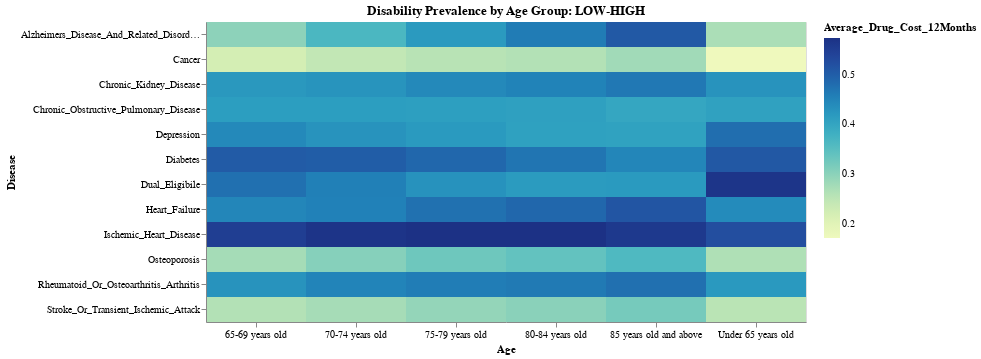

The notebook cell this image was saved under:
### Code cell
#Since 2 or more chronic conditions are prevalent, we would assume that there must be a correlation between the conditions but from the above correlation
#matrix it appears that is not the case

# Calculate the average drug cost for each disease by age group
average_costs = dataset_1.groupby('Age')[disease_columns].mean().reset_index().melt(id_vars='Age', var_name='Disease', value_name='Average_Drug_Cost_12Months')




heatmap = alt.Chart(average_costs).mark_rect().encode(
    x=alt.X('Age:N', axis=alt.Axis(labelAngle=0)),
    y='Disease:N',
    color='Average_Drug_Cost_12Months:Q',
    tooltip=['Age:N', 'Disease:N', 'Average_Drug_Cost_12Months:Q']
).properties(
    title='Disability Prevalence by Age Group: LOW-HIGH',
    width=600,
    height=300
)

heatmap

heatmap

### Figure 1 — Vega-Lite specification as saved in the notebook (floating-point values rounded to 4 significant figures)
{"config": {"view": {"continuousWidth": 400, "continuousHeight": 300}}, "data": {"name": "data-f6ad8c8399bb854ad6b5120d6bb2f193"}, "mark": "rect", "encoding": {"color": {"field": "Average_Drug_Cost_12Months", "type": "quantitative"}, "tooltip": [{"field": "Age", "type": "nominal"}, {"field": "Disease", "type": "nominal"}, {"field": "Average_Drug_Cost_12Months", "type": "quantitative"}], "x": {"axis": {"labelAngle": 0}, "field": "Age", "type": "nominal"}, "y": {"field": "Disease", "type": "nominal"}}, "height": 300, "title": "Disability Prevalence by Age Group: LOW-HIGH", "width": 600, "$schema": "https://vega.github.io/schema/vega-lite/v4.17.0.json", "datasets": {"data-f6ad8c8399bb854ad6b5120d6bb2f193": [{"Age": "65-69 years old", "Disease": "Alzheimers_Disease_And_Related_Disorders_Or_Senile_Dementia", "Average_Drug_Cost_12Months": 0.2985}, {"Age": "70-74 years old", "Disease": "Alzheimers_Disease_And_Related_Disorders_Or_Senile_Dementia", "Average_Drug_Cost_12Months": 0.3656}, {"Age": "75-79 years old", "Disease": "Alzheimers_Disease_And_Related_Disorders_Or_Senile_Dementia", "Average_Drug_Cost_12Months": 0.4181}, {"Age": "80-84 years old", "Disease": "Alzheimers_Disease_And_Related_Disorders_Or_Senile_Dementia", "Average_Drug_Cost_12Months": 0.4613}, {"Age": "85 years old and above", "Disease": "Alzheimers_Disease_And_Related_Disorders_Or_Senile_Dementia", "Average_Drug_Cost_12Months": 0.5078}, {"Age": "Under 65 years old", "Disease": "Alzheimers_Disease_And_Related_Disorders_Or_Senile_Dementia", "Average_Drug_Cost_12Months": 0.269}, {"Age": "65-69 years old", "Disease": "Cancer", "Average_Drug_Cost_12Months": 0.2211}, {"Age": "70-74 years old", "Disease": "Cancer", "Average_Drug_Cost_12Months": 0.2447}, {"Age": "75-79 years old", "Disease": "Cancer", "Average_Drug_Cost_12Months": 0.2562}, {"Age": "80-84 years old", "Disease": "Cancer", "Average_Drug_Cost_12Months": 0.2611}, {"Age": "85 years old and above", "Disease": "Cancer", "Average_Drug_Cost_12Months": 0.2786}, {"Age": "Under 65 years old", "Disease": "Cancer", "Average_Drug_Cost_12Months": 0.1709}, {"Age": "65-69 years old", "Disease": "Heart_Failure", "Average_Drug_Cost_12Months": 0.4468}, {"Age": "70-74 years old", "Disease": "Heart_Failure", "Average_Drug_Cost_12Months": 0.4541}, {"Age": "75-79 years old", "Disease": "Heart_Failure", "Average_Drug_Cost_12Months": 0.475}, {"Age": "80-84 years old", "Disease": "Heart_Failure", "Average_Drug_Cost_12Months": 0.4877}, {"Age": "85 years old and above", "Disease": "Heart_Failure", "Average_Drug_Cost_12Months": 0.5132}, {"Age": "Under 65 years old", "Disease": "Heart_Failure", "Average_Drug_Cost_12Months": 0.4403}, {"Age": "65-69 years old", "Disease": "Chronic_Kidney_Disease", "Average_Drug_Cost_12Months": 0.4213}, {"Age": "70-74 years old", "Disease": "Chronic_Kidney_Disease", "Average_Drug_Cost_12Months": 0.4269}, {"Age": "75-79 years old", "Disease": "Chronic_Kidney_Disease", "Average_Drug_Cost_12Months": 0.4436}, {"Age": "80-84 years old", "Disease": "Chronic_Kidney_Disease", "Average_Drug_Cost_12Months": 0.4513}, {"Age": "85 years old and above", "Disease": "Chronic_Kidney_Disease", "Average_Drug_Cost_12Months": 0.4658}, {"Age": "Under 65 years old", "Disease": "Chronic_Kidney_Disease", "Average_Drug_Cost_12Months": 0.4286}, {"Age": "65-69 years old", "Disease": "Chronic_Obstructive_Pulmonary_Disease", "Average_Drug_Cost_12Months": 0.4126}, {"Age": "70-74 years old", "Disease": "Chronic_Obstructive_Pulmonary_Disease", "Average_Drug_Cost_12Months": 0.4133}, {"Age": "75-79 years old", "Disease": "Chronic_Obstructive_Pulmonary_Disease", "Average_Drug_Cost_12Months": 0.4107}, {"Age": "80-84 years old", "Disease": "Chronic_Obstructive_Pulmonary_Disease", "Average_Drug_Cost_12Months": 0.4083}, {"Age": "85 years old and above", "Disease": "Chronic_Obstructive_Pulmonary_Disease", "Average_Drug_Cost_12Months": 0.3975}, {"Age": "Under 65 years old", "Disease": "Chronic_Obstructive_Pulmonary_Disease", "Average_Drug_Cost_12Months": 0.4069}, {"Age": "65-69 years old", "Disease": "Depression", "Average_Drug_Cost_12Months": 0.4433}, {"Age": "70-74 years old", "Disease": "Depression", "Average_Drug_Cost_12Months": 0.428}, {"Age": "75-79 years old", "Disease": "Depression", "Average_Drug_Cost_12Months": 0.4188}, {"Age": "80-84 years old", "Disease": "Depression", "Average_Drug_Cost_12Months": 0.4073}, {"Age": "85 years old and above", "Disease": "Depression", "Average_Drug_Cost_12Months": 0.4058}, {"Age": "Under 65 years old", "Disease": "Depression", "Average_Drug_Cost_12Months": 0.4794}, {"Age": "65-69 years old", "Disease": "Diabetes", "Average_Drug_Cost_12Months": 0.5048}, {"Age": "70-74 years old", "Disease": "Diabetes", "Average_Drug_Cost_12Months": 0.5018}, {"Age": "75-79 years old", "Disease": "Diabetes", "Average_Drug_Cost_12Months": 0.4881}, {"Age": "80-84 years old", "Disease": "Diabetes", "Average_Drug_Cost_12Months": 0.4694}, {"Age": "85 years old and above", "Disease": "Diabetes", "Average_Drug_Cost_12Months": 0.4473}, {"Age": "Under 65 years old", "Disease": "Diabetes", "Average_Drug_Cost_12Months": 0.5092}, {"Age": "65-69 years old", "Disease": "Ischemic_Heart_Disease", "Average_Drug_Cost_12Months": 0.5509}, {"Age": "70-74 years old", "Disease": "Ischemic_Heart_Disease", "Average_Drug_Cost_12Months": 0.5689}, {"Age": "75-79 years old", "Disease": "Ischemic_Heart_Disease", "Average_Drug_Cost_12Months": 0.5733}, {"Age": "80-84 years old", "Disease": "Ischemic_Heart_Disease", "Average_Drug_Cost_12Months": 0.5739}, {"Age": "85 years old and above", "Disease": "Ischemic_Heart_Disease", "Average_Drug_Cost_12Months": 0.5597}, {"Age": "Under 65 years old", "Disease": "Ischemic_Heart_Disease", "Average_Drug_Cost_12Months": 0.5242}, {"Age": "65-69 years old", "Disease": "Osteoporosis", "Average_Drug_Cost_12Months": 0.2747}, {"Age": "70-74 years old", "Disease": "Osteoporosis", "Average_Drug_Cost_12Months": 0.3046}, {"Age": "75-79 years old", "Disease": "Osteoporosis", "Average_Drug_Cost_12Months": 0.3273}, {"Age": "80-84 years old", "Disease": "Osteoporosis", "Average_Drug_Cost_12Months": 0.3387}, {"Age": "85 years old and above", "Disease": "Osteoporosis", "Average_Drug_Cost_12Months": 0.3614}, {"Age": "Under 65 years old", "Disease": "Osteoporosis", "Average_Drug_Cost_12Months": 0.2651}, {"Age": "65-69 years old", "Disease": "Rheumatoid_Or_Osteoarthritis_Arthritis", "Average_Drug_Cost_12Months": 0.4281}, {"Age": "70-74 years old", "Disease": "Rheumatoid_Or_Osteoarthritis_Arthritis", "Average_Drug_Cost_12Months": 0.4497}, {"Age": "75-79 years old", "Disease": "Rheumatoid_Or_Osteoarthritis_Arthritis", "Average_Drug_Cost_12Months": 0.4593}, {"Age": "80-84 years old", "Disease": "Rheumatoid_Or_Osteoarthritis_Arthritis", "Average_Drug_Cost_12Months": 0.4632}, {"Age": "85 years old and above", "Disease": "Rheumatoid_Or_Osteoarthritis_Arthritis", "Average_Drug_Cost_12Months": 0.4762}, {"Age": "Under 65 years old", "Disease": "Rheumatoid_Or_Osteoarthritis_Arthritis", "Average_Drug_Cost_12Months": 0.4193}, {"Age": "65-69 years old", "Disease": "Stroke_Or_Transient_Ischemic_Attack", "Average_Drug_Cost_12Months": 0.2611}, {"Age": "70-74 years old", "Disease": "Stroke_Or_Transient_Ischemic_Attack", "Average_Drug_Cost_12Months": 0.2743}, {"Age": "75-79 years old", "Disease": "Stroke_Or_Transient_Ischemic_Attack", "Average_Drug_Cost_12Months": 0.2921}, {"Age": "80-84 years old", "Disease": "Stroke_Or_Transient_Ischemic_Attack", "Average_Drug_Cost_12Months": 0.3011}, {"Age": "85 years old and above", "Disease": "Stroke_Or_Transient_Ischemic_Attack", "Average_Drug_Cost_12Months": 0.3199}, {"Age": "Under 65 years old", "Disease": "Stroke_Or_Transient_Ischemic_Attack", "Average_Drug_Cost_12Months": 0.2541}, {"Age": "65-69 years old", "Disease": "Dual_Eligibile", "Average_Drug_Cost_12Months": 0.4761}, {"Age": "70-74 years old", "Disease": "Dual_Eligibile", "Average_Drug_Cost_12Months": 0.4555}, {"Age": "75-79 years old", "Disease": "Dual_Eligibile", "Average_Drug_Cost_12Months": 0.4302}, {"Age": "80-84 years old", "Disease": "Dual_Eligibile", "Average_Drug_Cost_12Months": 0.4171}, {"Age": "85 years old and above", "Disease": "Dual_Eligibile", "Average_Drug_Cost_12Months": 0.4187}, {"Age": "Under 65 years old", "Disease": "Dual_Eligibile", "Average_Drug_Cost_12Months": 0.5668}]}}
